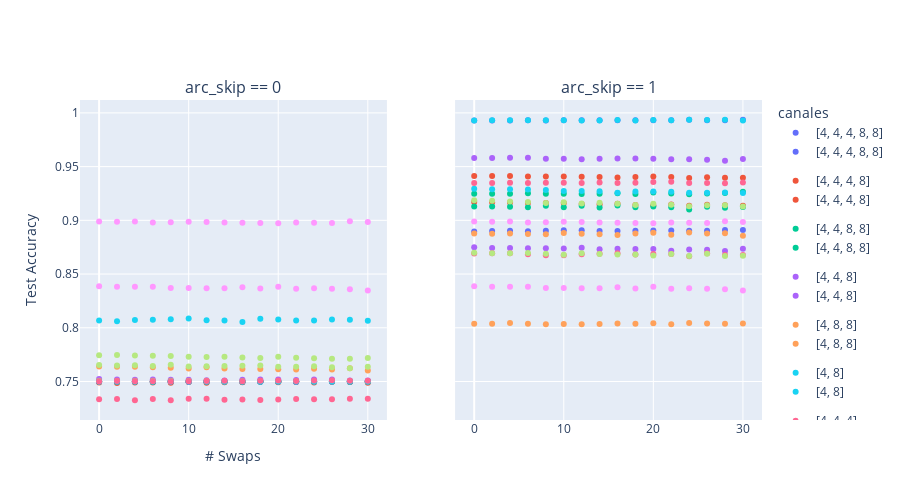

Notebook cell for this chart:
### Code cell
import plotly.express as px
import pandas as pd 
from plotly.subplots import make_subplots
import plotly.graph_objects as go

hue = "arc_features"
yplot = "test_Accuracy"
xplot = "n_swaps"
extra_info = ["arc_num_conv", "arc_encoder_blocks", "arc_latent_volume"]


df0 = df.query("arc_skip == 0")
df1 = df.query("arc_skip == 1")

fig0 = px.scatter(df0, x=xplot, y=yplot, color=hue, title="No skip", hover_data=extra_info, labels={"test Acc", "# Swaps"})
fig1 = px.scatter(df1, x=xplot, y=yplot, color=hue, title="Skip", hover_data=extra_info, labels={"test Acc", "# Swaps"})

fig0.update_layout(showlegend=False)  # Oculta la leyenda en el primer gráfico
fig = make_subplots(rows=1, cols=2, subplot_titles=["arc_skip == 0", "arc_skip == 1"], shared_yaxes=True)

for trace in fig0.data:
    fig.add_trace(trace, row=1, col=1)

for trace in fig1.data:
    fig.add_trace(trace, row=1, col=2)
fig.update_layout(width=900, height=500, legend_title="canales", showlegend=True,
                  xaxis={'title':{'text':"# Swaps"}},
                  yaxis={'title':{'text':"Test Accuracy"}},
                  )

fig.show()

### Figure 1 — Plotly figure (JSON) as saved in the notebook; plotly's stock layout.template omitted (floating-point values rounded to 4 significant figures)
{"data": [{"customdata": [[2, 4, 64], [2, 4, 64], [2, 4, 64], [2, 4, 64], [2, 4, 64], [2, 4, 64], [2, 4, 64], [2, 4, 64], [2, 4, 64], [2, 4, 64], [2, 4, 64], [2, 4, 64], [2, 4, 64], [2, 4, 64], [2, 4, 64], [2, 4, 64], [2, 4, 64], [1, 4, 64], [1, 4, 64], [1, 4, 64], [1, 4, 64], [1, 4, 64], [1, 4, 64], [1, 4, 64], [1, 4, 64], [1, 4, 64], [1, 4, 64], [1, 4, 64], [1, 4, 64], [1, 4, 64], [1, 4, 64], [1, 4, 64], [1, 4, 64], [1, 4, 64]], "hovertemplate": "arc_features=[4, 4, 4, 8, 8]<br>n_swaps=%{x}<br>test_Accuracy=%{y}<br>arc_num_conv=%{customdata[0]}<br>arc_encoder_blocks=%{customdata[1]}<br>arc_latent_volume=%{customdata[2]}<extra></extra>", "legendgroup": "[4, 4, 4, 8, 8]", "marker": {"color": "#636efa", "symbol": "circle"}, "mode": "markers", "name": "[4, 4, 4, 8, 8]", "orientation": "v", "showlegend": true, "type": "scatter", "x": [0, 2, 4, 6, 8, 10, 12, 14, 16, 18, 20, 22, 24, 26, 28, 30, 0, 0, 2, 4, 6, 8, 10, 12, 14, 16, 18, 20, 22, 24, 26, 28, 30, 0], "xaxis": "x", "y": [0.7501, 0.7501, 0.75, 0.7501, 0.75, 0.7501, 0.75, 0.75, 0.75, 0.75, 0.75, 0.75, 0.75, 0.7501, 0.7501, 0.75, null, 0.7498, 0.7498, 0.7499, 0.7497, 0.7501, 0.75, 0.7497, 0.7499, 0.7496, 0.7498, 0.7499, 0.7498, 0.7498, 0.7499, 0.7498, 0.7499, null], "yaxis": "y"}, {"customdata": [[2, 3, 128], [2, 3, 128], [2, 3, 128], [2, 3, 128], [2, 3, 128], [2, 3, 128], [2, 3, 128], [2, 3, 128], [2, 3, 128], [2, 3, 128], [2, 3, 128], [2, 3, 128], [2, 3, 128], [2, 3, 128], [2, 3, 128], [2, 3, 128], [2, 3, 128], [1, 3, 128], [1, 3, 128], [1, 3, 128], [1, 3, 128], [1, 3, 128], [1, 3, 128], [1, 3, 128], [1, 3, 128], [1, 3, 128], [1, 3, 128], [1, 3, 128], [1, 3, 128], [1, 3, 128], [1, 3, 128], [1, 3, 128], [1, 3, 128], [1, 3, 128]], "hovertemplate": "arc_features=[4, 4, 4, 8]<br>n_swaps=%{x}<br>test_Accuracy=%{y}<br>arc_num_conv=%{customdata[0]}<br>arc_encoder_blocks=%{customdata[1]}<br>arc_latent_volume=%{customdata[2]}<extra></extra>", "legendgroup": "[4, 4, 4, 8]", "marker": {"color": "#EF553B", "symbol": "circle"}, "mode": "markers", "name": "[4, 4, 4, 8]", "orientation": "v", "showlegend": true, "type": "scatter", "x": [0, 2, 4, 6, 8, 10, 12, 14, 16, 18, 20, 22, 24, 26, 28, 30, 0, 0, 2, 4, 6, 8, 10, 12, 14, 16, 18, 20, 22, 24, 26, 28, 30, 0], "xaxis": "x", "y": [0.749, 0.7487, 0.749, 0.7491, 0.7488, 0.7495, 0.7487, 0.7493, 0.7492, 0.7501, 0.7493, 0.7495, 0.7491, 0.7497, 0.7495, 0.749, null, 0.75, 0.75, 0.75, 0.75, 0.75, 0.75, 0.7499, 0.75, 0.75, 0.75, 0.75, 0.75, 0.75, 0.75, 0.75, 0.75, null], "yaxis": "y"}, {"customdata": [[2, 3, 128], [2, 3, 128], [2, 3, 128], [2, 3, 128], [2, 3, 128], [2, 3, 128], [2, 3, 128], [2, 3, 128], [2, 3, 128], [2, 3, 128], [2, 3, 128], [2, 3, 128], [2, 3, 128], [2, 3, 128], [2, 3, 128], [2, 3, 128], [2, 3, 128], [1, 3, 128], [1, 3, 128], [1, 3, 128], [1, 3, 128], [1, 3, 128], [1, 3, 128], [1, 3, 128], [1, 3, 128], [1, 3, 128], [1, 3, 128], [1, 3, 128], [1, 3, 128], [1, 3, 128], [1, 3, 128], [1, 3, 128], [1, 3, 128], [1, 3, 128]], "hovertemplate": "arc_features=[4, 4, 8, 8]<br>n_swaps=%{x}<br>test_Accuracy=%{y}<br>arc_num_conv=%{customdata[0]}<br>arc_encoder_blocks=%{customdata[1]}<br>arc_latent_volume=%{customdata[2]}<extra></extra>", "legendgroup": "[4, 4, 8, 8]", "marker": {"color": "#00cc96", "symbol": "circle"}, "mode": "markers", "name": "[4, 4, 8, 8]", "orientation": "v", "showlegend": true, "type": "scatter", "x": [0, 2, 4, 6, 8, 10, 12, 14, 16, 18, 20, 22, 24, 26, 28, 30, 0, 0, 2, 4, 6, 8, 10, 12, 14, 16, 18, 20, 22, 24, 26, 28, 30, 0], "xaxis": "x", "y": [0.7498, 0.7497, 0.7499, 0.7495, 0.75, 0.7498, 0.7497, 0.7498, 0.7498, 0.7497, 0.75, 0.7498, 0.7497, 0.7499, 0.7498, 0.7498, null, 0.75, 0.75, 0.75, 0.75, 0.75, 0.75, 0.75, 0.75, 0.75, 0.75, 0.75, 0.75, 0.75, 0.75, 0.75, 0.75, null], "yaxis": "y"}, {"customdata": [[2, 2, 256], [2, 2, 256], [2, 2, 256], [2, 2, 256], [2, 2, 256], [2, 2, 256], [2, 2, 256], [2, 2, 256], [2, 2, 256], [2, 2, 256], [2, 2, 256], [2, 2, 256], [2, 2, 256], [2, 2, 256], [2, 2, 256], [2, 2, 256], [2, 2, 256], [1, 2, 256], [1, 2, 256], [1, 2, 256], [1, 2, 256], [1, 2, 256], [1, 2, 256], [1, 2, 256], [1, 2, 256], [1, 2, 256], [1, 2, 256], [1, 2, 256], [1, 2, 256], [1, 2, 256], [1, 2, 256], [1, 2, 256], [1, 2, 256], [1, 2, 256]], "hovertemplate": "arc_features=[4, 4, 8]<br>n_swaps=%{x}<br>test_Accuracy=%{y}<br>arc_num_conv=%{customdata[0]}<br>arc_encoder_blocks=%{customdata[1]}<br>arc_latent_volume=%{customdata[2]}<extra></extra>", "legendgroup": "[4, 4, 8]", "marker": {"color": "#ab63fa", "symbol": "circle"}, "mode": "markers", "name": "[4, 4, 8]", "orientation": "v", "showlegend": true, "type": "scatter", "x": [0, 2, 4, 6, 8, 10, 12, 14, 16, 18, 20, 22, 24, 26, 28, 30, 0, 0, 2, 4, 6, 8, 10, 12, 14, 16, 18, 20, 22, 24, 26, 28, 30, 0], "xaxis": "x", "y": [0.75, 0.75, 0.7499, 0.7499, 0.7499, 0.7498, 0.7499, 0.7499, 0.7499, 0.7499, 0.7499, 0.7497, 0.75, 0.7499, 0.7499, 0.7499, null, 0.7524, 0.7518, 0.7516, 0.7519, 0.7516, 0.7517, 0.7512, 0.751, 0.7516, 0.7518, 0.7518, 0.7514, 0.7519, 0.7519, 0.7509, 0.751, null], "yaxis": "y"}, {"customdata": [[2, 2, 256], [2, 2, 256], [2, 2, 256], [2, 2, 256], [2, 2, 256], [2, 2, 256], [2, 2, 256], [2, 2, 256], [2, 2, 256], [2, 2, 256], [2, 2, 256], [2, 2, 256], [2, 2, 256], [2, 2, 256], [2, 2, 256], [2, 2, 256], [2, 2, 256], [1, 2, 256], [1, 2, 256], [1, 2, 256], [1, 2, 256], [1, 2, 256], [1, 2, 256], [1, 2, 256], [1, 2, 256], [1, 2, 256], [1, 2, 256], [1, 2, 256], [1, 2, 256], [1, 2, 256], [1, 2, 256], [1, 2, 256], [1, 2, 256], [1, 2, 256]], "hovertemplate": "arc_features=[4, 8, 8]<br>n_swaps=%{x}<br>test_Accuracy=%{y}<br>arc_num_conv=%{customdata[0]}<br>arc_encoder_blocks=%{customdata[1]}<br>arc_latent_volume=%{customdata[2]}<extra></extra>", "legendgroup": "[4, 8, 8]", "marker": {"color": "#FFA15A", "symbol": "circle"}, "mode": "markers", "name": "[4, 8, 8]", "orientation": "v", "showlegend": true, "type": "scatter", "x": [0, 2, 4, 6, 8, 10, 12, 14, 16, 18, 20, 22, 24, 26, 28, 30, 0, 0, 2, 4, 6, 8, 10, 12, 14, 16, 18, 20, 22, 24, 26, 28, 30, 0], "xaxis": "x", "y": [0.7506, 0.7507, 0.7507, 0.7506, 0.7507, 0.7507, 0.7508, 0.7503, 0.7505, 0.7508, 0.7505, 0.7504, 0.7503, 0.7504, 0.7504, 0.7503, null, 0.7639, 0.7638, 0.7638, 0.7633, 0.7627, 0.7621, 0.7634, 0.7621, 0.7617, 0.7616, 0.7615, 0.7611, 0.7619, 0.7611, 0.7622, 0.7602, null], "yaxis": "y"}, {"customdata": [[2, 1, 512], [2, 1, 512], [2, 1, 512], [2, 1, 512], [2, 1, 512], [2, 1, 512], [2, 1, 512], [2, 1, 512], [2, 1, 512], [2, 1, 512], [2, 1, 512], [2, 1, 512], [2, 1, 512], [2, 1, 512], [2, 1, 512], [2, 1, 512], [2, 1, 512], [1, 1, 512], [1, 1, 512], [1, 1, 512], [1, 1, 512], [1, 1, 512], [1, 1, 512], [1, 1, 512], [1, 1, 512], [1, 1, 512], [1, 1, 512], [1, 1, 512], [1, 1, 512], [1, 1, 512], [1, 1, 512], [1, 1, 512], [1, 1, 512], [1, 1, 512]], "hovertemplate": "arc_features=[4, 8]<br>n_swaps=%{x}<br>test_Accuracy=%{y}<br>arc_num_conv=%{customdata[0]}<br>arc_encoder_blocks=%{customdata[1]}<br>arc_latent_volume=%{customdata[2]}<extra></extra>", "legendgroup": "[4, 8]", "marker": {"color": "#19d3f3", "symbol": "circle"}, "mode": "markers", "name": "[4, 8]", "orientation": "v", "showlegend": true, "type": "scatter", "x": [0, 2, 4, 6, 8, 10, 12, 14, 16, 18, 20, 22, 24, 26, 28, 30, 0, 0, 2, 4, 6, 8, 10, 12, 14, 16, 18, 20, 22, 24, 26, 28, 30, 0], "xaxis": "x", "y": [0.75, 0.75, 0.75, 0.75, 0.75, 0.75, 0.75, 0.75, 0.75, 0.75, 0.75, 0.75, 0.75, 0.75, 0.75, 0.75, null, 0.8068, 0.8061, 0.8072, 0.8076, 0.8078, 0.8086, 0.8071, 0.8069, 0.8054, 0.8084, 0.8078, 0.8068, 0.8067, 0.8076, 0.8074, 0.8066, null], "yaxis": "y"}, {"customdata": [[2, 2, 128], [2, 2, 128], [2, 2, 128], [2, 2, 128], [2, 2, 128], [2, 2, 128], [2, 2, 128], [2, 2, 128], [2, 2, 128], [2, 2, 128], [2, 2, 128], [2, 2, 128], [2, 2, 128], [2, 2, 128], [2, 2, 128], [2, 2, 128], [2, 2, 128], [1, 2, 128], [1, 2, 128], [1, 2, 128], [1, 2, 128], [1, 2, 128], [1, 2, 128], [1, 2, 128], [1, 2, 128], [1, 2, 128], [1, 2, 128], [1, 2, 128], [1, 2, 128], [1, 2, 128], [1, 2, 128], [1, 2, 128], [1, 2, 128], [1, 2, 128]], "hovertemplate": "arc_features=[4, 4, 4]<br>n_swaps=%{x}<br>test_Accuracy=%{y}<br>arc_num_conv=%{customdata[0]}<br>arc_encoder_blocks=%{customdata[1]}<br>arc_latent_volume=%{customdata[2]}<extra></extra>", "legendgroup": "[4, 4, 4]", "marker": {"color": "#FF6692", "symbol": "circle"}, "mode": "markers", "name": "[4, 4, 4]", "orientation": "v", "showlegend": true, "type": "scatter", "x": [0, 2, 4, 6, 8, 10, 12, 14, 16, 18, 20, 22, 24, 26, 28, 30, 0, 0, 2, 4, 6, 8, 10, 12, 14, 16, 18, 20, 22, 24, 26, 28, 30, 0], "xaxis": "x", "y": [0.7336, 0.7337, 0.7326, 0.7337, 0.7326, 0.734, 0.734, 0.7329, 0.7333, 0.7328, 0.7334, 0.7337, 0.7334, 0.7334, 0.7341, 0.7339, null, 0.75, 0.7504, 0.7503, 0.7501, 0.7501, 0.7503, 0.7505, 0.7507, 0.7503, 0.7507, 0.751, 0.7505, 0.7508, 0.7511, 0.7508, 0.7508, null], "yaxis": "y"}, {"customdata": [[2, 1, 256], [2, 1, 256], [2, 1, 256], [2, 1, 256], [2, 1, 256], [2, 1, 256], [2, 1, 256], [2, 1, 256], [2, 1, 256], [2, 1, 256], [2, 1, 256], [2, 1, 256], [2, 1, 256], [2, 1, 256], [2, 1, 256], [2, 1, 256], [2, 1, 256], [1, 1, 256], [1, 1, 256], [1, 1, 256], [1, 1, 256], [1, 1, 256], [1, 1, 256], [1, 1, 256], [1, 1, 256], [1, 1, 256], [1, 1, 256], [1, 1, 256], [1, 1, 256], [1, 1, 256], [1, 1, 256], [1, 1, 256], [1, 1, 256], [1, 1, 256]], "hovertemplate": "arc_features=[4, 4]<br>n_swaps=%{x}<br>test_Accuracy=%{y}<br>arc_num_conv=%{customdata[0]}<br>arc_encoder_blocks=%{customdata[1]}<br>arc_latent_volume=%{customdata[2]}<extra></extra>", "legendgroup": "[4, 4]", "marker": {"color": "#B6E880", "symbol": "circle"}, "mode": "markers", "name": "[4, 4]", "orientation": "v", "showlegend": true, "type": "scatter", "x": [0, 2, 4, 6, 8, 10, 12, 14, 16, 18, 20, 22, 24, 26, 28, 30, 0, 0, 2, 4, 6, 8, 10, 12, 14, 16, 18, 20, 22, 24, 26, 28, 30, 0], "xaxis": "x", "y": [0.7745, 0.7746, 0.7742, 0.7739, 0.7738, 0.773, 0.7728, 0.7731, 0.7725, 0.772, 0.7729, 0.772, 0.7717, 0.7713, 0.7712, 0.7719, null, 0.7653, 0.7649, 0.7652, 0.7645, 0.7655, 0.764, 0.7642, 0.7645, 0.7648, 0.765, 0.7637, 0.7636, 0.7642, 0.7633, 0.7624, 0.7637, null], "yaxis": "y"}, {"customdata": [[2, 0, 512], [2, 0, 512], [2, 0, 512], [2, 0, 512], [2, 0, 512], [2, 0, 512], [2, 0, 512], [2, 0, 512], [2, 0, 512], [2, 0, 512], [2, 0, 512], [2, 0, 512], [2, 0, 512], [2, 0, 512], [2, 0, 512], [2, 0, 512], [2, 0, 512], [1, 0, 512], [1, 0, 512], [1, 0, 512], [1, 0, 512], [1, 0, 512], [1, 0, 512], [1, 0, 512], [1, 0, 512], [1, 0, 512], [1, 0, 512], [1, 0, 512], [1, 0, 512], [1, 0, 512], [1, 0, 512], [1, 0, 512], [1, 0, 512], [1, 0, 512]], "hovertemplate": "arc_features=[4]<br>n_swaps=%{x}<br>test_Accuracy=%{y}<br>arc_num_conv=%{customdata[0]}<br>arc_encoder_blocks=%{customdata[1]}<br>arc_latent_volume=%{customdata[2]}<extra></extra>", "legendgroup": "[4]", "marker": {"color": "#FF97FF", "symbol": "circle"}, "mode": "markers", "name": "[4]", "orientation": "v", "showlegend": true, "type": "scatter", "x": [0, 2, 4, 6, 8, 10, 12, 14, 16, 18, 20, 22, 24, 26, 28, 30, 0, 0, 2, 4, 6, 8, 10, 12, 14, 16, 18, 20, 22, 24, 26, 28, 30, 0], "xaxis": "x", "y": [0.8386, 0.8382, 0.8382, 0.8383, 0.8369, 0.837, 0.8368, 0.8368, 0.8377, 0.8365, 0.8381, 0.8363, 0.8369, 0.8363, 0.8358, 0.8346, null, 0.8989, 0.8986, 0.8988, 0.8981, 0.8982, 0.8987, 0.8984, 0.8981, 0.8979, 0.8976, 0.8973, 0.898, 0.8977, 0.8974, 0.899, 0.8984, null], "yaxis": "y"}, {"customdata": [[2, 4, 64], [2, 4, 64], [2, 4, 64], [2, 4, 64], [2, 4, 64], [2, 4, 64], [2, 4, 64], [2, 4, 64], [2, 4, 64], [2, 4, 64], [2, 4, 64], [2, 4, 64], [2, 4, 64], [2, 4, 64], [2, 4, 64], [2, 4, 64], [2, 4, 64], [1, 4, 64], [1, 4, 64], [1, 4, 64], [1, 4, 64], [1, 4, 64], [1, 4, 64], [1, 4, 64], [1, 4, 64], [1, 4, 64], [1, 4, 64], [1, 4, 64], [1, 4, 64], [1, 4, 64], [1, 4, 64], [1, 4, 64], [1, 4, 64], [1, 4, 64]], "hovertemplate": "arc_features=[4, 4, 4, 8, 8]<br>n_swaps=%{x}<br>test_Accuracy=%{y}<br>arc_num_conv=%{customdata[0]}<br>arc_encoder_blocks=%{customdata[1]}<br>arc_latent_volume=%{customdata[2]}<extra></extra>", "legendgroup": "[4, 4, 4, 8, 8]", "marker": {"color": "#636efa", "symbol": "circle"}, "mode": "markers", "name": "[4, 4, 4, 8, 8]", "orientation": "v", "showlegend": true, "type": "scatter", "x": [0, 2, 4, 6, 8, 10, 12, 14, 16, 18, 20, 22, 24, 26, 28, 30, 0, 0, 2, 4, 6, 8, 10, 12, 14, 16, 18, 20, 22, 24, 26, 28, 30, 0], "xaxis": "x2", "y": [0.8897, 0.89, 0.8902, 0.8898, 0.8904, 0.8908, 0.8909, 0.8902, 0.8902, 0.8903, 0.8906, 0.8906, 0.8904, 0.8903, 0.891, 0.8911, null, 0.9929, 0.993, 0.993, 0.9931, 0.9929, 0.9932, 0.9932, 0.9932, 0.9932, 0.9931, 0.9931, 0.9932, 0.9936, 0.9931, 0.9932, 0.9936, null], "yaxis": "y2"}, {"customdata": [[2, 3, 128], [2, 3, 128], [2, 3, 128], [2, 3, 128], [2, 3, 128], [2, 3, 128], [2, 3, 128], [2, 3, 128], [2, 3, 128], [2, 3, 128], [2, 3, 128], [2, 3, 128], [2, 3, 128], [2, 3, 128], [2, 3, 128], [2, 3, 128], [2, 3, 128], [1, 3, 128], [1, 3, 128], [1, 3, 128], [1, 3, 128], [1, 3, 128], [1, 3, 128], [1, 3, 128], [1, 3, 128], [1, 3, 128], [1, 3, 128], [1, 3, 128], [1, 3, 128], [1, 3, 128], [1, 3, 128], [1, 3, 128], [1, 3, 128], [1, 3, 128]], "hovertemplate": "arc_features=[4, 4, 4, 8]<br>n_swaps=%{x}<br>test_Accuracy=%{y}<br>arc_num_conv=%{customdata[0]}<br>arc_encoder_blocks=%{customdata[1]}<br>arc_latent_volume=%{customdata[2]}<extra></extra>", "legendgroup": "[4, 4, 4, 8]", "marker": {"color": "#EF553B", "symbol": "circle"}, "mode": "markers", "name": "[4, 4, 4, 8]", "orientation": "v", "showlegend": true, "type": "scatter", "x": [0, 2, 4, 6, 8, 10, 12, 14, 16, 18, 20, 22, 24, 26, 28, 30, 0, 0, 2, 4, 6, 8, 10, 12, 14, 16, 18, 20, 22, 24, 26, 28, 30, 0], "xaxis": "x2", "y": [0.917, 0.9167, 0.9165, 0.9161, 0.9161, 0.9161, 0.9153, 0.9148, 0.9154, 0.9143, 0.9139, 0.9147, 0.9135, 0.9144, 0.914, 0.9135, null, 0.9413, 0.9413, 0.9413, 0.9408, 0.9408, 0.9407, 0.9405, 0.9404, 0.9399, 0.9404, 0.9408, 0.9404, 0.9393, 0.94, 0.9396, 0.9396, null], "yaxis": "y2"}, {"customdata": [[2, 3, 128], [2, 3, 128], [2, 3, 128], [2, 3, 128], [2, 3, 128], [2, 3, 128], [2, 3, 128], [2, 3, 128], [2, 3, 128], [2, 3, 128], [2, 3, 128], [2, 3, 128], [2, 3, 128], [2, 3, 128], [2, 3, 128], [2, 3, 128], [2, 3, 128], [1, 3, 128], [1, 3, 128], [1, 3, 128], [1, 3, 128], [1, 3, 128], [1, 3, 128], [1, 3, 128], [1, 3, 128], [1, 3, 128], [1, 3, 128], [1, 3, 128], [1, 3, 128], [1, 3, 128], [1, 3, 128], [1, 3, 128], [1, 3, 128], [1, 3, 128]], "hovertemplate": "arc_features=[4, 4, 8, 8]<br>n_swaps=%{x}<br>test_Accuracy=%{y}<br>arc_num_conv=%{customdata[0]}<br>arc_encoder_blocks=%{customdata[1]}<br>arc_latent_volume=%{customdata[2]}<extra></extra>", "legendgroup": "[4, 4, 8, 8]", "marker": {"color": "#00cc96", "symbol": "circle"}, "mode": "markers", "name": "[4, 4, 8, 8]", "orientation": "v", "showlegend": true, "type": "scatter", "x": [0, 2, 4, 6, 8, 10, 12, 14, 16, 18, 20, 22, 24, 26, 28, 30, 0, 0, 2, 4, 6, 8, 10, 12, 14, 16, 18, 20, 22, 24, 26, 28, 30, 0], "xaxis": "x2", "y": [0.9128, 0.9128, 0.9127, 0.9121, 0.9135, 0.9122, 0.9136, 0.9119, 0.9138, 0.9122, 0.9129, 0.9122, 0.9101, 0.9126, 0.9117, 0.9123, null, 0.9247, 0.9247, 0.9248, 0.9251, 0.9247, 0.9248, 0.9245, 0.9246, 0.9251, 0.9246, 0.9259, 0.925, 0.9242, 0.9249, 0.9254, 0.9266, null], "yaxis": "y2"}, {"customdata": [[2, 2, 256], [2, 2, 256], [2, 2, 256], [2, 2, 256], [2, 2, 256], [2, 2, 256], [2, 2, 256], [2, 2, 256], [2, 2, 256], [2, 2, 256], [2, 2, 256], [2, 2, 256], [2, 2, 256], [2, 2, 256], [2, 2, 256], [2, 2, 256], [2, 2, 256], [1, 2, 256], [1, 2, 256], [1, 2, 256], [1, 2, 256], [1, 2, 256], [1, 2, 256], [1, 2, 256], [1, 2, 256], [1, 2, 256], [1, 2, 256], [1, 2, 256], [1, 2, 256], [1, 2, 256], [1, 2, 256], [1, 2, 256], [1, 2, 256], [1, 2, 256]], "hovertemplate": "arc_features=[4, 4, 8]<br>n_swaps=%{x}<br>test_Accuracy=%{y}<br>arc_num_conv=%{customdata[0]}<br>arc_encoder_blocks=%{customdata[1]}<br>arc_latent_volume=%{customdata[2]}<extra></extra>", "legendgroup": "[4, 4, 8]", "marker": {"color": "#ab63fa", "symbol": "circle"}, "mode": "markers", "name": "[4, 4, 8]", "orientation": "v", "showlegend": true, "type": "scatter", "x": [0, 2, 4, 6, 8, 10, 12, 14, 16, 18, 20, 22, 24, 26, 28, 30, 0, 0, 2, 4, 6, 8, 10, 12, 14, 16, 18, 20, 22, 24, 26, 28, 30, 0], "xaxis": "x2", "y": [0.8749, 0.8743, 0.8741, 0.8741, 0.874, 0.8739, 0.8746, 0.8731, 0.8735, 0.8733, 0.8732, 0.8718, 0.8729, 0.8726, 0.8715, 0.8736, null, 0.9581, 0.9579, 0.9582, 0.9583, 0.9573, 0.9572, 0.9568, 0.9573, 0.9575, 0.9575, 0.9573, 0.9569, 0.9569, 0.9564, 0.9555, 0.957, null], "yaxis": "y2"}, {"customdata": [[2, 2, 256], [2, 2, 256], [2, 2, 256], [2, 2, 256], [2, 2, 256], [2, 2, 256], [2, 2, 256], [2, 2, 256], [2, 2, 256], [2, 2, 256], [2, 2, 256], [2, 2, 256], [2, 2, 256], [2, 2, 256], [2, 2, 256], [2, 2, 256], [2, 2, 256], [1, 2, 256], [1, 2, 256], [1, 2, 256], [1, 2, 256], [1, 2, 256], [1, 2, 256], [1, 2, 256], [1, 2, 256], [1, 2, 256], [1, 2, 256], [1, 2, 256], [1, 2, 256], [1, 2, 256], [1, 2, 256], [1, 2, 256], [1, 2, 256], [1, 2, 256]], "hovertemplate": "arc_features=[4, 8, 8]<br>n_swaps=%{x}<br>test_Accuracy=%{y}<br>arc_num_conv=%{customdata[0]}<br>arc_encoder_blocks=%{customdata[1]}<br>arc_latent_volume=%{customdata[2]}<extra></extra>", "legendgroup": "[4, 8, 8]", "marker": {"color": "#FFA15A", "symbol": "circle"}, "mode": "markers", "name": "[4, 8, 8]", "orientation": "v", "showlegend": true, "type": "scatter", "x": [0, 2, 4, 6, 8, 10, 12, 14, 16, 18, 20, 22, 24, 26, 28, 30, 0, 0, 2, 4, 6, 8, 10, 12, 14, 16, 18, 20, 22, 24, 26, 28, 30, 0], "xaxis": "x2", "y": [0.8037, 0.8038, 0.8045, 0.8038, 0.8033, 0.8034, 0.8034, 0.8035, 0.8041, 0.8037, 0.8042, 0.8032, 0.8044, 0.804, 0.8037, 0.8041, null, 0.8878, 0.8874, 0.8877, 0.8873, 0.8871, 0.8883, 0.8874, 0.8871, 0.8864, 0.8878, 0.8885, 0.8866, 0.8887, 0.8877, 0.8881, 0.8856, null], "yaxis": "y2"}, {"customdata": [[2, 1, 512], [2, 1, 512], [2, 1, 512], [2, 1, 512], [2, 1, 512], [2, 1, 512], [2, 1, 512], [2, 1, 512], [2, 1, 512], [2, 1, 512], [2, 1, 512], [2, 1, 512], [2, 1, 512], [2, 1, 512], [2, 1, 512], [2, 1, 512], [2, 1, 512], [1, 1, 512], [1, 1, 512], [1, 1, 512], [1, 1, 512], [1, 1, 512], [1, 1, 512], [1, 1, 512], [1, 1, 512], [1, 1, 512], [1, 1, 512], [1, 1, 512], [1, 1, 512], [1, 1, 512], [1, 1, 512], [1, 1, 512], [1, 1, 512], [1, 1, 512]], "hovertemplate": "arc_features=[4, 8]<br>n_swaps=%{x}<br>test_Accuracy=%{y}<br>arc_num_conv=%{customdata[0]}<br>arc_encoder_blocks=%{customdata[1]}<br>arc_latent_volume=%{customdata[2]}<extra></extra>", "legendgroup": "[4, 8]", "marker": {"color": "#19d3f3", "symbol": "circle"}, "mode": "markers", "name": "[4, 8]", "orientation": "v", "showlegend": true, "type": "scatter", "x": [0, 2, 4, 6, 8, 10, 12, 14, 16, 18, 20, 22, 24, 26, 28, 30, 0, 0, 2, 4, 6, 8, 10, 12, 14, 16, 18, 20, 22, 24, 26, 28, 30, 0], "xaxis": "x2", "y": [0.9293, 0.929, 0.9289, 0.9287, 0.9282, 0.9273, 0.9272, 0.9272, 0.9257, 0.9267, 0.9268, 0.9265, 0.9257, 0.9256, 0.9259, 0.9253, null, 0.9929, 0.9931, 0.9932, 0.9931, 0.9931, 0.9931, 0.9929, 0.9929, 0.9934, 0.993, 0.9934, 0.9931, 0.9936, 0.9934, 0.9936, 0.993, null], "yaxis": "y2"}, {"customdata": [[2, 2, 128], [2, 2, 128], [2, 2, 128], [2, 2, 128], [2, 2, 128], [2, 2, 128], [2, 2, 128], [2, 2, 128], [2, 2, 128], [2, 2, 128], [2, 2, 128], [2, 2, 128], [2, 2, 128], [2, 2, 128], [2, 2, 128], [2, 2, 128], [2, 2, 128], [1, 2, 128], [1, 2, 128], [1, 2, 128], [1, 2, 128], [1, 2, 128], [1, 2, 128], [1, 2, 128], [1, 2, 128], [1, 2, 128], [1, 2, 128], [1, 2, 128], [1, 2, 128], [1, 2, 128], [1, 2, 128], [1, 2, 128], [1, 2, 128], [1, 2, 128]], "hovertemplate": "arc_features=[4, 4, 4]<br>n_swaps=%{x}<br>test_Accuracy=%{y}<br>arc_num_conv=%{customdata[0]}<br>arc_encoder_blocks=%{customdata[1]}<br>arc_latent_volume=%{customdata[2]}<extra></extra>", "legendgroup": "[4, 4, 4]", "marker": {"color": "#FF6692", "symbol": "circle"}, "mode": "markers", "name": "[4, 4, 4]", "orientation": "v", "showlegend": true, "type": "scatter", "x": [0, 2, 4, 6, 8, 10, 12, 14, 16, 18, 20, 22, 24, 26, 28, 30, 0, 0, 2, 4, 6, 8, 10, 12, 14, 16, 18, 20, 22, 24, 26, 28, 30, 0], "xaxis": "x2", "y": [0.8691, 0.8693, 0.8694, 0.8684, 0.8676, 0.8676, 0.8684, 0.869, 0.8694, 0.8682, 0.8687, 0.8686, 0.8666, 0.8693, 0.8677, 0.8678, null, 0.9346, 0.9347, 0.9349, 0.9348, 0.9349, 0.9349, 0.9348, 0.9353, 0.9346, 0.9349, 0.9357, 0.9358, 0.9348, 0.9347, 0.9346, 0.9351, null], "yaxis": "y2"}, {"customdata": [[2, 1, 256], [2, 1, 256], [2, 1, 256], [2, 1, 256], [2, 1, 256], [2, 1, 256], [2, 1, 256], [2, 1, 256], [2, 1, 256], [2, 1, 256], [2, 1, 256], [2, 1, 256], [2, 1, 256], [2, 1, 256], [2, 1, 256], [2, 1, 256], [2, 1, 256], [1, 1, 256], [1, 1, 256], [1, 1, 256], [1, 1, 256], [1, 1, 256], [1, 1, 256], [1, 1, 256], [1, 1, 256], [1, 1, 256], [1, 1, 256], [1, 1, 256], [1, 1, 256], [1, 1, 256], [1, 1, 256], [1, 1, 256], [1, 1, 256], [1, 1, 256]], "hovertemplate": "arc_features=[4, 4]<br>n_swaps=%{x}<br>test_Accuracy=%{y}<br>arc_num_conv=%{customdata[0]}<br>arc_encoder_blocks=%{customdata[1]}<br>arc_latent_volume=%{customdata[2]}<extra></extra>", "legendgroup": "[4, 4]", "marker": {"color": "#B6E880", "symbol": "circle"}, "mode": "markers", "name": "[4, 4]", "orientation": "v", "showlegend": true, "type": "scatter", "x": [0, 2, 4, 6, 8, 10, 12, 14, 16, 18, 20, 22, 24, 26, 28, 30, 0, 0, 2, 4, 6, 8, 10, 12, 14, 16, 18, 20, 22, 24, 26, 28, 30, 0], "xaxis": "x2", "y": [0.8698, 0.8694, 0.8694, 0.8697, 0.8689, 0.8681, 0.8693, 0.8687, 0.8682, 0.8682, 0.8673, 0.8686, 0.8669, 0.8688, 0.8668, 0.867, null, 0.9186, 0.9181, 0.9176, 0.917, 0.9161, 0.9169, 0.9157, 0.9163, 0.9154, 0.9142, 0.9155, 0.9146, 0.9131, 0.914, 0.9139, 0.9128, null], "yaxis": "y2"}, {"customdata": [[2, 0, 512], [2, 0, 512], [2, 0, 512], [2, 0, 512], [2, 0, 512], [2, 0, 512], [2, 0, 512], [2, 0, 512], [2, 0, 512], [2, 0, 512], [2, 0, 512], [2, 0, 512], [2, 0, 512], [2, 0, 512], [2, 0, 512], [2, 0, 512], [2, 0, 512], [1, 0, 512], [1, 0, 512], [1, 0, 512], [1, 0, 512], [1, 0, 512], [1, 0, 512], [1, 0, 512], [1, 0, 512], [1, 0, 512], [1, 0, 512], [1, 0, 512], [1, 0, 512], [1, 0, 512], [1, 0, 512], [1, 0, 512], [1, 0, 512], [1, 0, 512]], "hovertemplate": "arc_features=[4]<br>n_swaps=%{x}<br>test_Accuracy=%{y}<br>arc_num_conv=%{customdata[0]}<br>arc_encoder_blocks=%{customdata[1]}<br>arc_latent_volume=%{customdata[2]}<extra></extra>", "legendgroup": "[4]", "marker": {"color": "#FF97FF", "symbol": "circle"}, "mode": "markers", "name": "[4]", "orientation": "v", "showlegend": true, "type": "scatter", "x": [0, 2, 4, 6, 8, 10, 12, 14, 16, 18, 20, 22, 24, 26, 28, 30, 0, 0, 2, 4, 6, 8, 10, 12, 14, 16, 18, 20, 22, 24, 26, 28, 30, 0], "xaxis": "x2", "y": [0.8386, 0.8382, 0.8382, 0.8383, 0.8369, 0.837, 0.8368, 0.8368, 0.8377, 0.8365, 0.8381, 0.8363, 0.8369, 0.8363, 0.8358, 0.8346, null, 0.8989, 0.8986, 0.8988, 0.8981, 0.8982, 0.8987, 0.8984, 0.8981, 0.8979, 0.8976, 0.8973, 0.898, 0.8977, 0.8974, 0.899, 0.8984, null], "yaxis": "y2"}], "layout": {"annotations": [{"font": {"size": 16}, "showarrow": false, "text": "arc_skip == 0", "x": 0.225, "xanchor": "center", "xref": "paper", "y": 1, "yanchor": "bottom", "yref": "paper"}, {"font": {"size": 16}, "showarrow": false, "text": "arc_skip == 1", "x": 0.775, "xanchor": "center", "xref": "paper", "y": 1, "yanchor": "bottom", "yref": "paper"}], "height": 500, "legend": {"title": {"text": "canales"}}, "showlegend": true, "width": 900, "xaxis": {"anchor": "y", "domain": [0, 0.45], "title": {"text": "# Swaps"}}, "xaxis2": {"anchor": "y2", "domain": [0.55, 1]}, "yaxis": {"anchor": "x", "domain": [0, 1], "title": {"text": "Test Accuracy"}}, "yaxis2": {"anchor": "x2", "domain": [0, 1], "matches": "y", "showticklabels": false}}}
